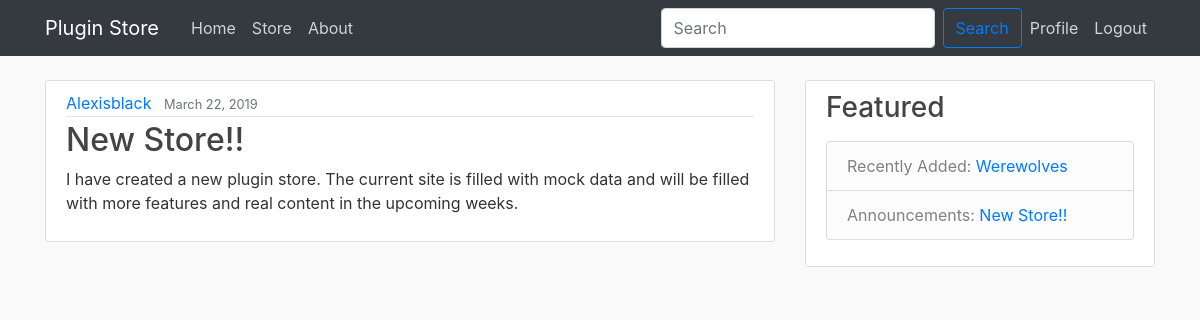
The app's page / (signed in) with its own data.
### store/models.py (models this page shows, shortened)
class Post(models.Model):
    title = models.CharField(max_length=255, default='')
    author = models.CharField(max_length=100, default='')
    content = models.TextField()
    date_posted = models.DateTimeField(default=timezone.now)

class Plugin(models.Model):
    plugin_id = models.UUIDField(primary_key=True, default=uuid.uuid4, editable=False)
    title = models.CharField(max_length=255, default='')
    author = models.CharField(max_length=100, default='')
    description = models.TextField()
    download_link = models.CharField(max_length=255, default='')
    date_posted = models.DateTimeField(default=timezone.now)

### store/views.py (the view)
# urls.py: 2. Add a URL to urlpatterns:  path('', views.home, name='home')
def home(request):
    context = {
        'posts': Post.objects.all(),
        'latest_plugin': Plugin.objects.first(),
        'latest_post': Post.objects.first()
    }
    return render(request, 'Store/home.html', context)

### store/templates/store/home.html
{% extends "Store/baseGeneric.html" %}
{% block content %}
    {% for post in posts %}
        <article class="media content-section">
            <div class="media-body">
                <div class="article-metadata">
                    <a class="mr-2" href="#">{{ post.author }}</a>
                    <small class="text-muted">{{ post.date_posted|date:"F d, Y" }}</small>
                </div>
                <h2><a class="article-title" href="#">{{ post.title }}</a></h2>
                <p class="article-content">{{ post.content }}</p>
            </div>
        </article>
    {% endfor %}
{% endblock content %}

### store/templates/store/baseGeneric.html (shortened to what this page needs)
{% load static %}
<!DOCTYPE html>
<html lang="en">
<head>
    <link rel="stylesheet" href="https://maxcdn.bootstrapcdn.com/bootstrap/4.0.0/css/bootstrap.min.css">
    <link rel="stylesheet" type="text/css" href="{% static 'store/main.css' %}">
</head>
<body>
<header class="site-header">
    <nav class="navbar navbar-expand-md navbar-dark bg-dark fixed-top">
        <div class="container">
            <a class="navbar-brand mr-4" href="/">Plugin Store</a>
            <div class="collapse navbar-collapse" id="navbarToggle">
                <div class="navbar-nav mr-auto">
                    <a class="nav-item nav-link" href="{% url 'store-home' %}">Home</a>
                    <a class="nav-item nav-link" href="{% url 'store' %}">Store</a>
                    <a class="nav-item nav-link" href="{% url 'store-about' %}">About</a>
                </div>
                <div class="navbar-nav">
                    {% if user.is_authenticated %}
                        <input class="form-control mr-sm-2" type="search" placeholder="Search" aria-label="Search">
                        <button class="btn btn-outline-primary my-2 my-sm-0" type="submit">Search</button>
                        <a class="nav-item nav-link" href="{% url 'profile' %}">Profile</a>
                        <a class="nav-item nav-link" href="{% url 'logout' %}">Logout</a>
                    {% else %}
                        <a class="nav-item nav-link" href="{% url 'login' %}">Login</a>
                        <a class="nav-item nav-link" href="{% url 'register' %}">Register</a>
                    {% endif %}
                </div>
            </div>
        </div>
    </nav>
</header>
<main role="main" class="container">
    <div class="row">
        <div class="col-md-8">
            {% block content %}{% endblock %}
        </div>
        <div class="col-md-4">
            <div class="content-section">
                <h3>Featured</h3>
                <p class='text-muted'>
                <ul class="list-group">
                    <li class="list-group-item list-group-item-light">Recently Added: <a href="#">{{ latest_plugin.title }}</a></li>
                    <li class="list-group-item list-group-item-light">Announcements: <a href="#">{{ latest_post.title }}</a></li>
                </ul>
                </p>
            </div>
        </div>
    </div>
</main>
</body>
</html>

### store/static/store/main.css (style rules this page uses)
body { background: #fafafa; color: #333333; margin-top: 5rem; }
h1, h2, h3, h4, h5, h6 { color: #444444; }
ul { margin: 0; }
.site-header .navbar-nav .nav-link { color: #cbd5db; }
.content-section { background: #ffffff; padding: 10px 20px; border: 1px solid #dddddd; border-radius: 3px; margin-bottom: 20px; }
.article-title { color: #444444; }
.article-content { white-space: pre-line; }
.article-metadata { padding-bottom: 1px; margin-bottom: 4px; border-bottom: 1px solid #e3e3e3 }

### records on screen
Post: author "Alexisblack", date_posted "March 22, 2019", title "New Store!!", content "I have created a new plugin store. The current site is filled with mock data and will be filled with more features and real content in the upcoming weeks."
Plugin: title "Werewolves"
